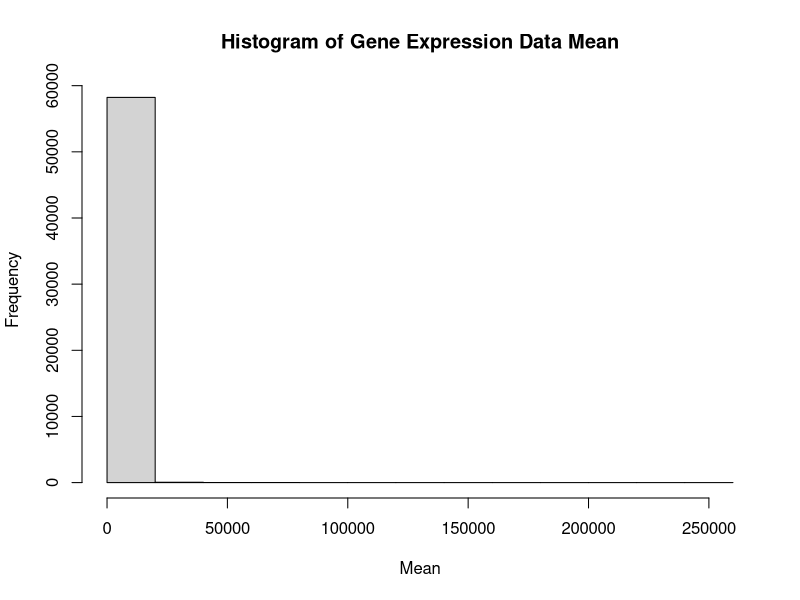
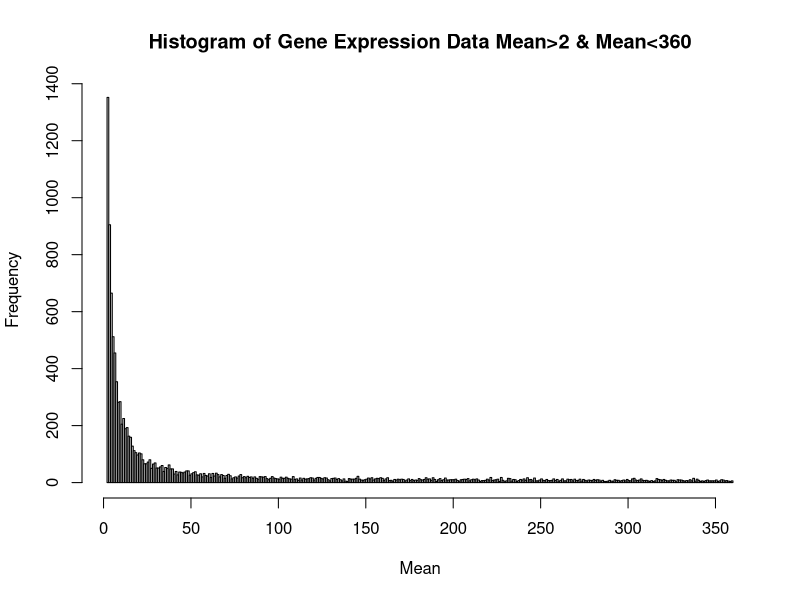
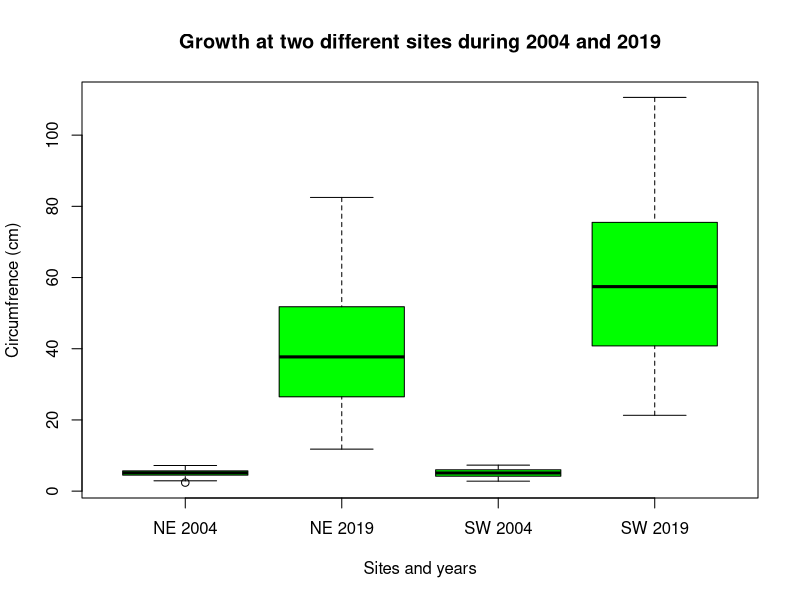

Here is the R script that generated these plots, in order:
# 1. Read in the file, making the gene accession numbers the row names. 
#    Show a table of values for the first six genes.

gene_expression_data <- read.csv("Data/part1_gene_expression.tsv", 
                                 sep = '\t', row.names = "GeneID")
head(gene_expression_data, n=6)

# 2. Make a new column which is the mean of the other columns. 
#    Show a table of values for the first six genes.

gene_expression_data$Mean <- rowMeans(gene_expression_data[,1:2])
head(gene_expression_data, 6)

# 3. List the 10 genes with the highest mean expression
gene_ordered <- gene_expression_data[order(-gene_expression_data$Mean),]
head(gene_ordered, 10)

# 4. Determine the number of genes with a mean <10
mean_lessthan10 <- gene_expression_data[(gene_expression_data[,3]<10),]
nrow(mean_lessthan10) # 43124 genes

# 5. Make a histogram plot of the mean values in png format and paste it into your report.
png(filename = "Data/part1_histogram.png")
hist(gene_expression_data$Mean, xlab = "Mean", main = "Histogram of Gene Expression Data Mean")
dev.off()

# The histogram for the Mean column produces only one bar graph near Mean = zero. 
# This tells us that the number of genes with mean=0 & mean<500 far exceeds the number of genes with, 
# say, mean =< 500. The frequency is skewed to the right and does not give us a proper picture of the data. 
# We can solve this by subsetting the Mean column and taking out the extremes. 

# To inspect the data, we can use the ftable() function to give us the numerical data of the
# mean frequencies

ftable(gene_expression_data$Mean)

# -----Console Result-----
#     0   0.5     1   1.5     2   2.5     3   3.5     4   4.5     5
# 29694  4269  2130  1392   976   766   586   517   388   367   298

mean(gene_expression_data$Mean) # column mean = 354.5272

# From the result above, we notice that our observation was correct and the count for mean = 0 skews the data.
# In the script below, the mean of the column was set as the maximum (354.5272 ~ 360) and only mean values greater than 2 is 
# set as minimum. By removing the extremes, the histogram can now reveal how the frequency of the mean steeply
# drops after about the first 10 bars.

png(filename = "Data/part1_histogram_adjusted.png")
with(gene_expression_data, hist
     (Mean[Mean>2 & Mean<360], breaks=seq(2,360,by=1), 
                                xlab = "Mean", main = "Histogram of Gene Expression Data Mean>2 & Mean<360"))
dev.off()

# We can also recommend using other data visualization tools to represent the frequencies of the means
# like a scatterplot to accurately capture the data.

# 6. Import this csv file into an R object.
#    What are the column names?

growth_data <- read.csv("Data/part1_growth_data.csv",
                        header = TRUE, stringsAsFactors = FALSE)

column <- colnames(growth_data)
column

# 7. Calculate the mean and standard deviation of tree circumference at the start and end of the study 
#    at both sites.

# For Northeast
ne <- subset(growth_data, Site=="northeast")
head(ne)

# Mean for Northeast data
mean_end2 <- mean(ne$Circumf_2004_cm)
mean_end1 <- mean(ne$Circumf_2019_cm)
mean_end1
mean_end2

# Standard Deviation for Northeast data
sd(ne$Circumf_2004_cm)
sd(ne$Circumf_2019_cm)

# For Southwest
sw <- subset(growth_data, Site == "southwest")
head(sw)

# Mean for Southwest data
mean_start2 <- mean(sw$Circumf_2004_cm)
mean_end2 <- mean(sw$Circumf_2019_cm)
mean_start2
mean_end2

# Standard Deviation for Southwest data
sd(sw$Circumf_2004_cm)
sd(sw$Circumf_2019_cm)

# 8. Make a box plot of tree circumference at the start and end of the study at both sites.
png(filename = "Data/part1_boxplot.png")
boxplot(ne$Circumf_2004_cm, ne$Circumf_2019_cm, sw$Circumf_2004_cm, sw$Circumf_2019_cm,
        names = c("NE 2004", "NE 2019", "SW 2004","SW 2019"),
        ylab= "Circumfrence (cm)" , xlab = "Sites and years" ,
        main = "Growth at two different sites during 2004 and 2019", col= "green")
dev.off()

# 9. Calculate the mean growth over the past 10 years at each site.

# Mean growth for Northeast data

ne$growth <- (ne$Circumf_2019_cm - ne$Circumf_2009_cm)
mean_growth_ne <- mean(ne$growth)
mean_growth_ne

# Mean growth for Southwest data

sw$growth <- (sw$Circumf_2019_cm - sw$Circumf_2009_cm)
mean_growth_sw<- mean(sw$growth)
mean_growth_sw

# 10. Use the t.test and wilcox.test functions to estimate the p-value that the 10 year growth is different at the two sites.

# t test
t_test <- t.test(ne$growth,sw$growth)
t_test

# wilcox.test
wilcox_test <- wilcox.test(ne$growth, sw$growth)
wilcox_test
